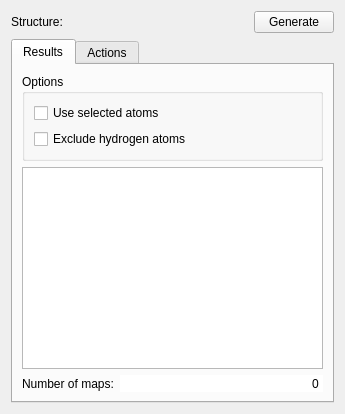
<?xml version="1.0" encoding="UTF-8"?>
<ui version="4.0">
 <class>AutomorphismWorkPanel</class>
 <widget class="QWidget" name="AutomorphismWorkPanel">
  <property name="geometry">
   <rect>
    <x>0</x>
    <y>0</y>
    <width>345</width>
    <height>414</height>
   </rect>
  </property>
  <property name="windowTitle">
   <string>Automorphism</string>
  </property>
  <layout class="QVBoxLayout" name="verticalLayout">
   <item>
    <layout class="QHBoxLayout" name="horizontalLayout">
     <item>
      <widget class="QLabel" name="label">
       <property name="sizePolicy">
        <sizepolicy hsizetype="Maximum" vsizetype="Preferred">
         <horstretch>0</horstretch>
         <verstretch>0</verstretch>
        </sizepolicy>
       </property>
       <property name="text">
        <string>Structure:</string>
       </property>
      </widget>
     </item>
     <item>
      <widget class="QObjectLinkWidget" name="structureW" native="true">
       <property name="sizePolicy">
        <sizepolicy hsizetype="Expanding" vsizetype="Preferred">
         <horstretch>0</horstretch>
         <verstretch>0</verstretch>
        </sizepolicy>
       </property>
      </widget>
     </item>
     <item>
      <widget class="QPushButton" name="generatePB">
       <property name="focusPolicy">
        <enum>Qt::TabFocus</enum>
       </property>
       <property name="text">
        <string>Generate</string>
       </property>
      </widget>
     </item>
    </layout>
   </item>
   <item>
    <widget class="QTabWidget" name="tabWidget">
     <property name="currentIndex">
      <number>0</number>
     </property>
     <widget class="QWidget" name="tab">
      <attribute name="title">
       <string>Results</string>
      </attribute>
      <layout class="QVBoxLayout" name="verticalLayout_2">
       <item>
        <widget class="QGroupBox" name="groupBox">
         <property name="title">
          <string>Options</string>
         </property>
         <layout class="QGridLayout" name="gridLayout">
          <item row="0" column="0">
           <widget class="QCheckBox" name="onlySelectedCB">
            <property name="text">
             <string>Use selected atoms</string>
            </property>
           </widget>
          </item>
          <item row="1" column="0">
           <widget class="QCheckBox" name="excludeHydrogensCB">
            <property name="text">
             <string>Exclude hydrogen atoms</string>
            </property>
           </widget>
          </item>
         </layout>
        </widget>
       </item>
       <item>
        <widget class="QTreeView" name="verticesTV">
         <property name="editTriggers">
          <set>QAbstractItemView::NoEditTriggers</set>
         </property>
         <property name="selectionMode">
          <enum>QAbstractItemView::ExtendedSelection</enum>
         </property>
         <property name="rootIsDecorated">
          <bool>false</bool>
         </property>
         <property name="sortingEnabled">
          <bool>true</bool>
         </property>
        </widget>
       </item>
       <item>
        <layout class="QHBoxLayout" name="horizontalLayout_3">
         <item>
          <widget class="QLabel" name="label_3">
           <property name="text">
            <string>Number of maps:</string>
           </property>
          </widget>
         </item>
         <item>
          <widget class="QSpinBox" name="numOfMapsSB">
           <property name="sizePolicy">
            <sizepolicy hsizetype="Expanding" vsizetype="Fixed">
             <horstretch>0</horstretch>
             <verstretch>0</verstretch>
            </sizepolicy>
           </property>
           <property name="frame">
            <bool>false</bool>
           </property>
           <property name="alignment">
            <set>Qt::AlignRight|Qt::AlignTrailing|Qt::AlignVCenter</set>
           </property>
           <property name="readOnly">
            <bool>true</bool>
           </property>
           <property name="buttonSymbols">
            <enum>QAbstractSpinBox::NoButtons</enum>
           </property>
           <property name="maximum">
            <number>10000000</number>
           </property>
          </widget>
         </item>
        </layout>
       </item>
      </layout>
     </widget>
     <widget class="QWidget" name="tab_2">
      <attribute name="title">
       <string>Actions</string>
      </attribute>
      <layout class="QVBoxLayout" name="verticalLayout_3">
       <item>
        <widget class="QPushButton" name="savePatternsPB">
         <property name="toolTip">
          <string>copy table to clipboard</string>
         </property>
         <property name="text">
          <string>Save Mapping Patterns</string>
         </property>
        </widget>
       </item>
       <item>
        <spacer name="verticalSpacer">
         <property name="orientation">
          <enum>Qt::Vertical</enum>
         </property>
         <property name="sizeHint" stdset="0">
          <size>
           <width>20</width>
           <height>40</height>
          </size>
         </property>
        </spacer>
       </item>
      </layout>
     </widget>
    </widget>
   </item>
  </layout>
 </widget>
 <customwidgets>
  <customwidget>
   <class>QObjectLinkWidget</class>
   <extends>QWidget</extends>
   <header location="global">ObjectLinkWidget.hpp</header>
   <container>1</container>
  </customwidget>
 </customwidgets>
 <resources/>
 <connections/>
</ui>
